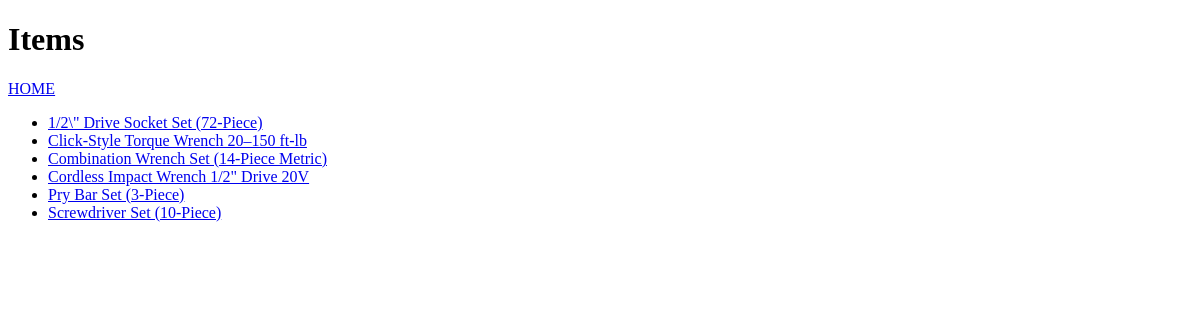
Page /items/ on the earlier database version.
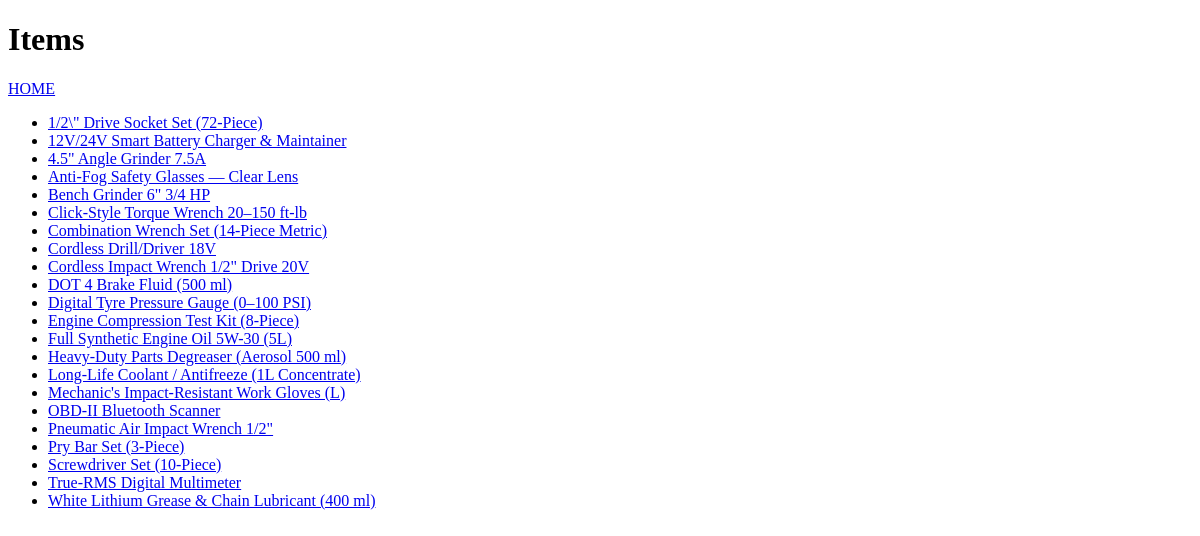
Same page on the later database version.
### items/models.py (models this page shows, shortened)
class Product(models.Model):
    name = models.CharField(
        max_length=150,
        help_text="Full name of the product.",
    )
    description = models.CharField(
        max_length=255,
        help_text="Description of the product.",
    )
    category = models.ForeignKey(
        Category,
        on_delete=models.SET_NULL,
        null=True,
        blank=True,
        related_name="products",
        help_text="The single category this product belongs to. (REQUIRED)",
    )
    tags = models.ManyToManyField(
        Tag,
        blank=True,
        related_name="products",
        help_text="Zero or more tags applied to this product.",
    )
    created_at = models.DateTimeField(
        auto_now_add=True,
        help_text="Timestamp set once when the product is first created.",
    )
    updated_at = models.DateTimeField(
        auto_now=True,
        help_text="Timestamp updated automatically every time changes to product is saved.",
    )
    class Meta:
        verbose_name = "Product"
        verbose_name_plural = "Products"
        ordering = ["name"]

### items/views.py (the view)
# urls.py: path('items/', views.items, name='items'),
def items(request):
    myitems = Product.objects.all().values()
    template = loader.get_template('all_items.html')
    context = {
        'myitems':myitems,
    }
    return HttpResponse(template.render(context, request))

### items/templates/all_items.html (shortened to what this page needs)
{% extends "master.html" %}
{% block content %}
    <h1>Items</h1>
    <p><a href="/">HOME</a></p>
    <ul>
        {% for x in myitems %}
            <li><a href="details/{{ x.id }}">{{ x.name }} </a></li>
        {% endfor %}
    </ul>
{% endblock %}

### items/templates/master.html (shortened to what this page needs)
<!DOCTYPE html>
<html>
<head>
</head>
<body>
{% block content %}
{% endblock %}
</body>
</html>

Differences in the rows shown:
added Product: name "12V/24V Smart Battery Charger & Maintainer"
added Product: name "4.5\" Angle Grinder 7.5A"
added Product: name "Anti-Fog Safety Glasses — Clear Lens"
added Product: name "Bench Grinder 6\" 3/4 HP"
added Product: name "Cordless Drill/Driver 18V"
added Product: name "DOT 4 Brake Fluid (500 ml)"
added Product: name "Digital Tyre Pressure Gauge (0–100 PSI)"
added Product: name "Engine Compression Test Kit (8-Piece)"
added Product: name "Full Synthetic Engine Oil 5W-30 (5L)"
added Product: name "Heavy-Duty Parts Degreaser (Aerosol 500 ml)"
added Product: name "Long-Life Coolant / Antifreeze (1L Concentrate)"
added Product: name "Mechanic's Impact-Resistant Work Gloves (L)"
added Product: name "OBD-II Bluetooth Scanner"
added Product: name "Pneumatic Air Impact Wrench 1/2\""
added Product: name "True-RMS Digital Multimeter"
added Product: name "White Lithium Grease & Chain Lubricant (400 ml)"
